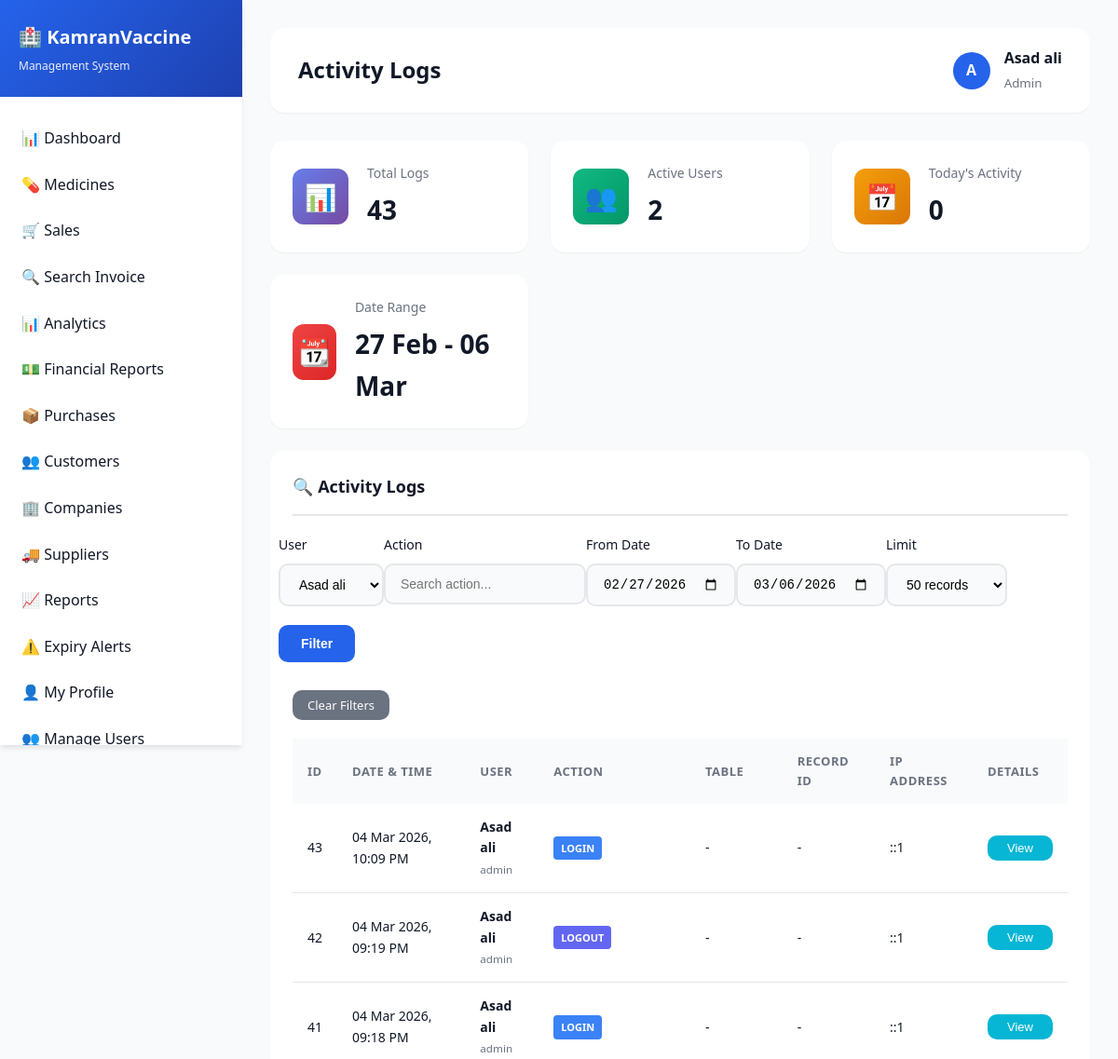
The app's page /admin/activity_logs.php?user=3 (signed in, upper part), older data.
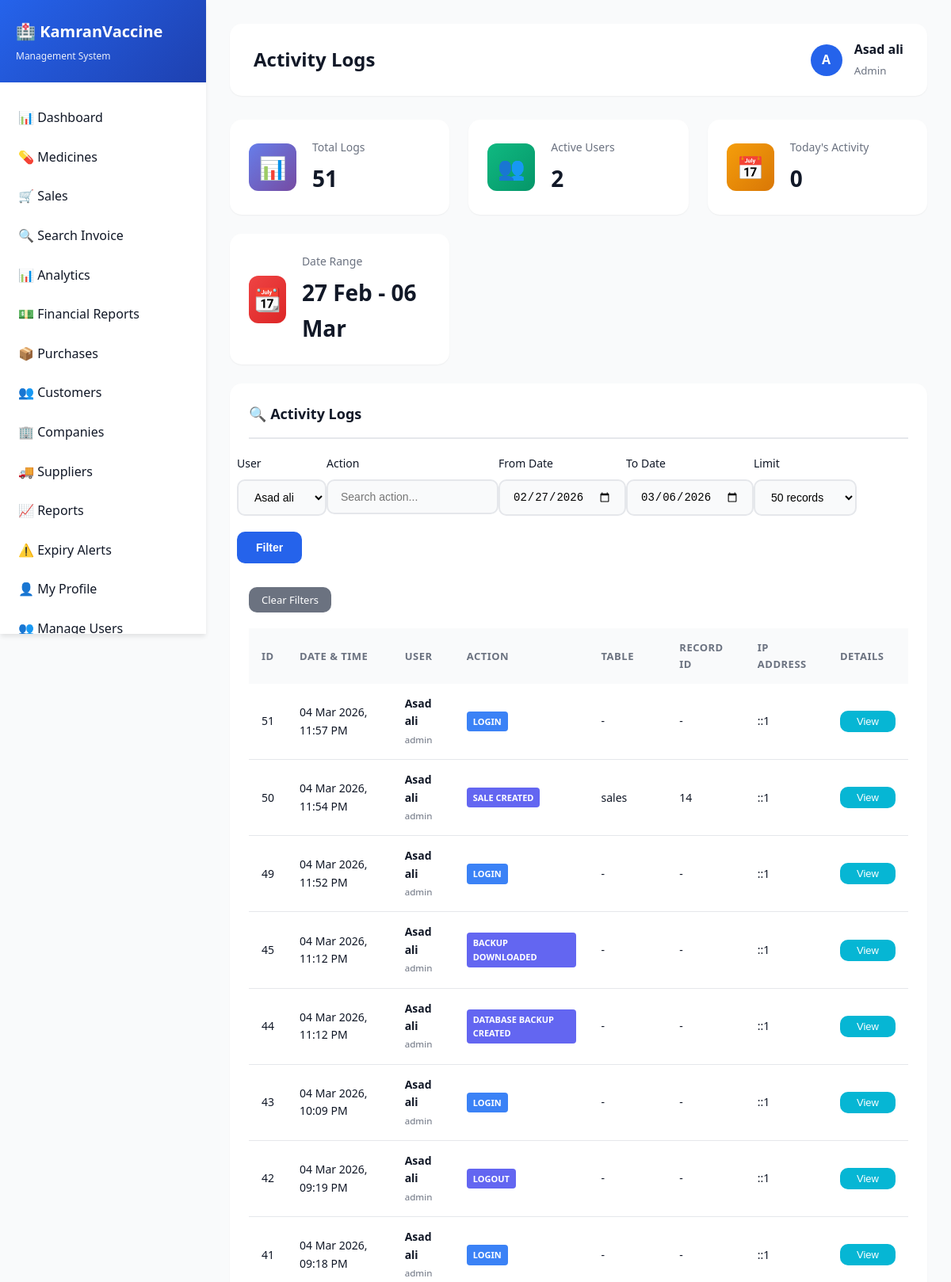
The same page, newer data.
### tables this page shows
CREATE TABLE `activity_logs` (
  `id` int(11) NOT NULL AUTO_INCREMENT,
  `user_id` int(11) DEFAULT NULL,
  `action` varchar(255) NOT NULL,
  `table_name` varchar(100) DEFAULT NULL,
  `record_id` int(11) DEFAULT NULL,
  `details` text DEFAULT NULL,
  `ip_address` varchar(45) DEFAULT NULL,
  `created_at` timestamp NOT NULL DEFAULT current_timestamp(),
  PRIMARY KEY (`id`),
  KEY `idx_user_action` (`user_id`,`action`),
  KEY `idx_created_at` (`created_at`),
  CONSTRAINT `activity_logs_ibfk_1` FOREIGN KEY (`user_id`) REFERENCES `users` (`id`) ON DELETE SET NULL
);

CREATE TABLE `users` (
  `id` int(11) NOT NULL AUTO_INCREMENT,
  `username` varchar(100) NOT NULL,
  `password` varchar(255) NOT NULL,
  `full_name` varchar(255) NOT NULL,
  `email` varchar(255) DEFAULT NULL,
  `phone` varchar(20) DEFAULT NULL,
  `role` enum('admin','pharmacist','cashier','manager') DEFAULT 'cashier',
  `status` enum('active','inactive') DEFAULT 'active',
  `created_at` timestamp NOT NULL DEFAULT current_timestamp(),
  `last_login` timestamp NULL DEFAULT NULL,
  PRIMARY KEY (`id`),
  UNIQUE KEY `username` (`username`),
  KEY `idx_username` (`username`),
  KEY `idx_role` (`role`)
);

### admin/activity_logs.php (the view, shortened to what the changed rows need)
<?php
include("includes/header.php");
$user_filter = isset($_GET['user']) ? intval($_GET['user']) : 0;
$date_from = isset($_GET['date_from']) ? $_GET['date_from'] : date('Y-m-d', strtotime('-7 days'));
$date_to = isset($_GET['date_to']) ? $_GET['date_to'] : date('Y-m-d');
$limit = isset($_GET['limit']) ? intval($_GET['limit']) : 50;
$query = "SELECT al.*, u.full_name, u.username
          FROM activity_logs al
          LEFT JOIN users u ON al.user_id = u.id
          WHERE DATE(al.created_at) BETWEEN '$date_from' AND '$date_to'";
if ($user_filter > 0) {
    $query .= " AND al.user_id = $user_filter";
}
$query .= " ORDER BY al.created_at DESC LIMIT $limit";
$logs = mysqli_query($conn, $query);
$total_logs = mysqli_fetch_assoc(mysqli_query($conn, "SELECT COUNT(*) as count FROM activity_logs WHERE DATE(created_at) BETWEEN '$date_from' AND '$date_to'"))['count'];
?>
<div class="stats-grid" style="margin-bottom: 24px;">
    <div class="stat-card">
        <div class="stat-details">
            <h4>Total Logs</h4>
            <p><?php echo number_format($total_logs); ?></p>
        </div>
    </div>
</div>
<div class="card">
    <div class="card-body">
        <?php if (mysqli_num_rows($logs) > 0): ?>
        <div class="table-responsive">
            <table>
                <thead>
                    <tr>
                        <th>ID</th>
                        <th>Date & Time</th>
                        <th>User</th>
                        <th>Action</th>
                        <th>Table</th>
                        <th>Record ID</th>
                        <th>IP Address</th>
                        <th>Details</th>
                    </tr>
                </thead>
                <tbody>
                    <?php while ($log = mysqli_fetch_assoc($logs)): ?>
                    <tr>
                        <td><?php echo $log['id']; ?></td>
                        <td><?php echo date('d M Y, h:i A', strtotime($log['created_at'])); ?></td>
                        <td>
                            <strong><?php echo $log['full_name'] ?? 'System'; ?></strong>
                            <br><small class="text-muted"><?php echo $log['username'] ?? 'N/A'; ?></small>
                        </td>
                        <td>
                            <?php
                            $action_class = 'badge-info';
                            if (strpos($log['action'], 'delete') !== false) $action_class = 'badge-danger';
                            elseif (strpos($log['action'], 'create') !== false || strpos($log['action'], 'add') !== false) $action_class = 'badge-success';
                            elseif (strpos($log['action'], 'update') !== false || strpos($log['action'], 'edit') !== false) $action_class = 'badge-warning';
                            elseif (strpos($log['action'], 'login') !== false) $action_class = 'badge-primary';
                            ?>
                            <span class="badge <?php echo $action_class; ?>"><?php echo $log['action']; ?></span>
                        </td>
                        <td><?php echo $log['table_name'] ?? '-'; ?></td>
                        <td><?php echo $log['record_id'] ?? '-'; ?></td>
                        <td><?php echo $log['ip_address'] ?? '-'; ?></td>
                        <td>
                            <?php if ($log['details']): ?>
                                <button class="btn btn-sm btn-info" onclick="showDetails(<?php echo $log['id']; ?>)">View</button>
                            <?php else: ?>
                                -
                            <?php endif; ?>
                        </td>
                    </tr>
                    <?php endwhile; ?>
                </tbody>
            </table>
        </div>
        <?php endif; ?>
    </div>
</div>
<?php include("includes/footer.php"); ?>

Row changes from the older to the newer data that the page shows:
added activity_logs: id "51", created_at "04 Mar 2026, 11:57 PM", user.full_name "Asad ali", user.username "admin", action "LOGIN", table_name "-", record "-", ip_address "::1"
added activity_logs: id "50", created_at "04 Mar 2026, 11:54 PM", user.full_name "Asad ali", user.username "admin", action "SALE CREATED", table_name "sales", record "14", ip_address "::1"
added activity_logs: id "49", created_at "04 Mar 2026, 11:52 PM", user.full_name "Asad ali", user.username "admin", action "LOGIN", table_name "-", record "-", ip_address "::1"
added activity_logs: id "45", created_at "04 Mar 2026, 11:12 PM", user.full_name "Asad ali", user.username "admin", action "BACKUP DOWNLOADED", table_name "-", record "-", ip_address "::1"
added activity_logs: id "44", created_at "04 Mar 2026, 11:12 PM", user.full_name "Asad ali", user.username "admin", action "DATABASE BACKUP CREATED", table_name "-", record "-", ip_address "::1"
Text that changed along with them:
$total_logs: "43" → "51"
